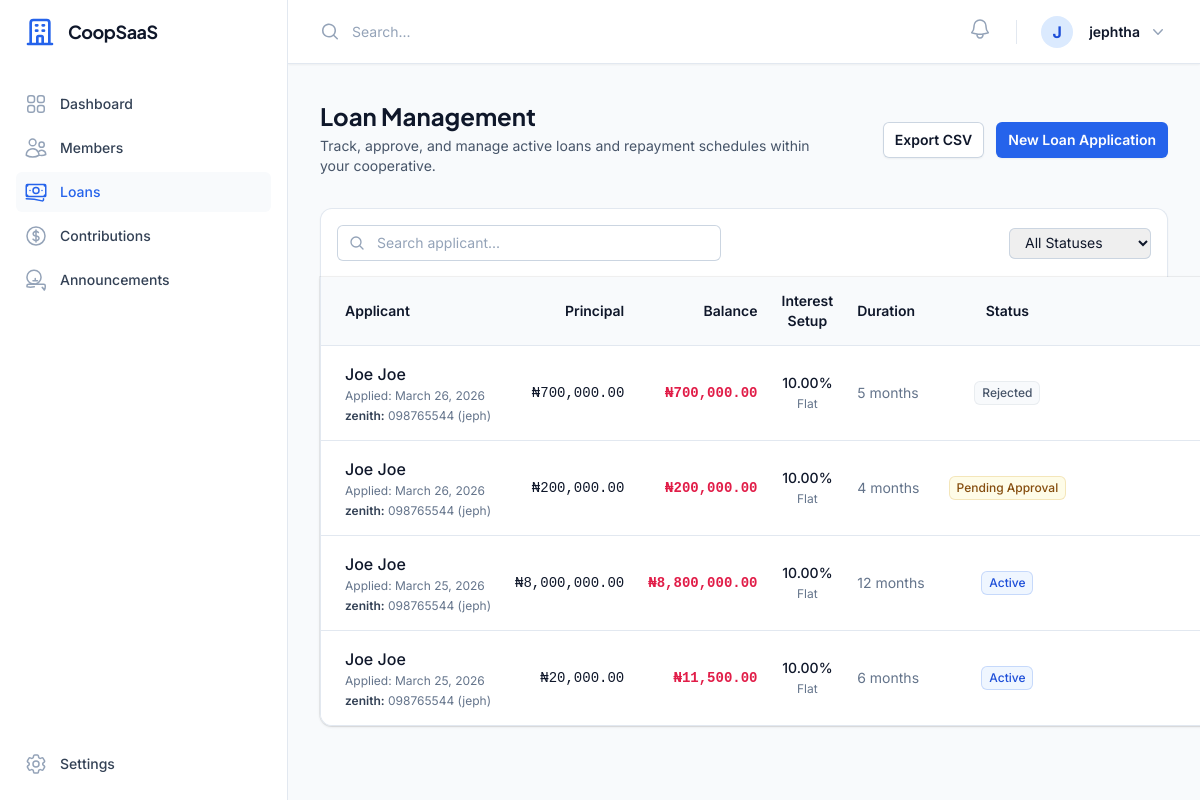
The app's page /loans/management/ (signed in) with its own data.
### apps/accounts/models.py (models this page shows, shortened)
class User(AbstractUser):
    role = models.CharField(max_length=20, choices=UserRole.choices, default=UserRole.MEMBER)
    cooperative = models.ForeignKey(
        'cooperatives.Cooperative', on_delete=models.CASCADE, null=True, blank=True, related_name='users'
    )
    phone = models.CharField(max_length=20, null=True, blank=True)
    address = models.TextField(null=True, blank=True)
    is_active_member = models.BooleanField(default=True)
    join_date = models.DateField(null=True, blank=True)
    is_suspended = models.BooleanField(default=False)
    joined_at = models.DateTimeField(null=True, blank=True)
    gender = models.CharField(max_length=10, choices=[('M','Male'),('F','Female'),('O','Other')], null=True, blank=True)
    must_change_password = models.BooleanField(default=False)
    bank_name = models.CharField(max_length=100, null=True, blank=True)
    account_number = models.CharField(max_length=20, null=True, blank=True)
    account_name = models.CharField(max_length=150, null=True, blank=True)

### apps/loans/models.py (models this page shows, shortened)
class Loan(models.Model):
    member = models.ForeignKey('accounts.User', on_delete=models.CASCADE, related_name='loans')
    cooperative = models.ForeignKey('cooperatives.Cooperative', on_delete=models.CASCADE, related_name='loans')
    amount = models.DecimalField(max_digits=12, decimal_places=2)
    purpose = models.TextField()
    interest_rate = models.DecimalField(max_digits=5, decimal_places=2)
    interest_type = models.CharField(max_length=20, choices=[('FLAT', 'Flat'), ('REDUCING', 'Reducing'), ('MONTHLY', 'Monthly')])
    duration_months = models.IntegerField()
    status = models.CharField(max_length=20, choices=LoanStatus.choices, default=LoanStatus.PENDING)
    application_date = models.DateField(auto_now_add=True)
    approval_date = models.DateField(null=True, blank=True)
    proof_of_payment = models.ImageField(upload_to='loan_proofs/', null=True, blank=True)
    created_at = models.DateTimeField(auto_now_add=True)
    @property
    def total_amount_due(self):
        return self.schedules.aggregate(total=models.Sum('payment_amount'))['total'] or self.amount
    @property
    def total_amount_paid(self):
        from apps.repayments.models import TransactionStatus
        return self.repayments.filter(status=TransactionStatus.APPROVED).aggregate(
            total=models.Sum('amount_paid')
        )['total'] or Decimal('0.00')
    @property
    def balance_remaining(self):
        return self.total_amount_due - self.total_amount_paid

### apps/loans/views.py (the view)
# urls.py: path('management/', CooperativeLoansView.as_view(), name='coop_list'),
class CooperativeLoansView(LoginRequiredMixin, CoopAdminRequiredMixin, ListView):
    model = Loan
    template_name = 'coop_admin/loans_list.html'
    context_object_name = 'loans'
    def get_queryset(self):
        return Loan.objects.filter(cooperative=self.request.user.cooperative).order_by('-created_at')

### apps/cooperatives/views.py (called while the page is built)
    def test_func(self):
        return self.request.user.is_authenticated and self.request.user.role == UserRole.COOP_ADMIN

### apps/notifications/context_processors.py (called while the page is built)
def notification_context(request):
    if request.user.is_authenticated:
        unread_count = Notification.objects.filter(user=request.user, is_read=False).count()
        recent_notifications = Notification.objects.filter(user=request.user).order_by('-created_at')[:5]
        return {
            'unread_notifications_count': unread_count,
            'recent_notifications': recent_notifications,
            'pusher_key': getattr(settings, 'PUSHER_KEY', ''),
            'pusher_cluster': getattr(settings, 'PUSHER_CLUSTER', 'mt1'),
        }
    return {}

### templates/coop_admin/loans_list.html (shortened to what this page needs)
{% extends 'dashboard_base.html' %}
{% load humanize %}
{% block content %}
<div class="sm:flex sm:items-center">
    <div class="sm:flex-auto">
        <h1 class="text-2xl font-bold font-display leading-6 text-slate-900">Loan Management</h1>
        <p class="mt-2 text-sm text-slate-600">Track, approve, and manage active loans and repayment schedules within your cooperative.</p>
    </div>
    <div class="mt-4 sm:ml-16 sm:mt-0 sm:flex-none flex gap-3">
        {% include "components/button.html" with type="outline" text="Export CSV" url="#" %}
        {% url 'loans:add' as add_url %}
        {% include "components/button.html" with type="primary" text="New Loan Application" url=add_url %}
    </div>
</div>
<div class="mt-8 flex items-center justify-between gap-4 bg-white p-4 rounded-t-xl border border-slate-200 border-b-0 shadow-sm">
    <div class="relative max-w-sm flex-1">
        <input type="text" class="block w-full rounded-md border-0 py-1.5 pl-10 pr-3 text-slate-900 ring-1 ring-inset ring-slate-300 placeholder:text-slate-400 focus:ring-2 focus:ring-inset focus:ring-primary-600 sm:text-sm sm:leading-6" placeholder="Search applicant...">
    </div>
    <div class="flex items-center gap-2">
        <select class="rounded-md border-0 py-1.5 pl-3 pr-8 text-slate-900 ring-1 ring-inset ring-slate-300 focus:ring-2 focus:ring-primary-600 sm:text-sm sm:leading-6">
            <option>All Statuses</option>
        </select>
    </div>
</div>
<div class="flow-root">
    <div class="-mx-4 -my-2 overflow-x-auto sm:-mx-6 lg:-mx-8">
        <div class="inline-block min-w-full py-2 align-middle sm:px-6 lg:px-8">
            <div class="overflow-hidden shadow ring-1 ring-black ring-opacity-5 sm:rounded-b-xl border border-t-0 border-slate-200">
                <table class="min-w-full divide-y divide-slate-200">
                    <thead class="bg-slate-50">
                        <tr>
                             <th scope="col" class="py-3.5 pl-4 pr-3 text-left text-sm font-semibold text-slate-900 sm:pl-6">Applicant</th>
                             <th scope="col" class="px-3 py-3.5 text-right text-sm font-semibold text-slate-900">Principal</th>
                             <th scope="col" class="px-3 py-3.5 text-right text-sm font-semibold text-slate-900">Balance</th>
                             <th scope="col" class="px-3 py-3.5 text-center text-sm font-semibold text-slate-900">Interest Setup</th>
                            <th scope="col" class="px-3 py-3.5 text-left text-sm font-semibold text-slate-900">Duration</th>
                            <th scope="col" class="px-3 py-3.5 text-center text-sm font-semibold text-slate-900">Status</th>
                            <th scope="col" class="relative py-3.5 pl-3 pr-4 sm:pr-6">
                            </th>
                        </tr>
                    </thead>
                    <tbody class="divide-y divide-slate-200 bg-white">
                        {% for loan in loans %}
                        <tr class="hover:bg-slate-50 transition-colors group">
                            <td class="whitespace-nowrap py-4 pl-4 pr-3 sm:pl-6">
                                <div class="font-medium text-slate-900">{{ loan.member.get_full_name|default:loan.member.username }}</div>
                                <div class="text-xs text-slate-500 mt-0.5">Applied: {{ loan.application_date|date:"N j, Y" }}</div>
                                <div class="text-xs text-slate-500 mt-1">
                                    {% if loan.member.bank_name %}
                                        <span class="font-semibold text-slate-700">{{ loan.member.bank_name }}:</span> {{ loan.member.account_number }} ({{ loan.member.account_name }})
                                    {% else %}
                                        <span class="text-rose-500 italic">No bank details provided</span>
                                    {% endif %}
                                </div>
                            </td>
                             <td class="whitespace-nowrap px-3 py-4 text-sm text-right font-mono font-medium text-slate-900">
                                 ₦{{ loan.amount|floatformat:2|intcomma }}
                             </td>
                             <td class="whitespace-nowrap px-3 py-4 text-sm text-right font-mono font-bold text-rose-600">
                                 ₦{{ loan.balance_remaining|floatformat:2|intcomma }}
                             </td>
                            <td class="whitespace-nowrap px-3 py-4 text-sm text-center text-slate-500">
                                <span class="block text-slate-900 font-medium">{{ loan.interest_rate }}%</span>
                                <span class="text-xs">{{ loan.get_interest_type_display }}</span>
                            </td>
                            <td class="whitespace-nowrap px-3 py-4 text-sm text-slate-500">
                                {{ loan.duration_months }} months
                            </td>
                            <td class="whitespace-nowrap px-3 py-4 text-sm text-center">
                                {% if loan.status == 'PENDING' %}
                                    <span class="inline-flex items-center rounded-md bg-yellow-50 px-2 py-1 text-xs font-medium text-yellow-800 ring-1 ring-inset ring-yellow-600/20">Pending Approval</span>
                                {% elif loan.status == 'APPROVED' %}
                                    <span class="inline-flex items-center rounded-md bg-green-50 px-2 py-1 text-xs font-medium text-green-700 ring-1 ring-inset ring-green-600/20">Approved</span>
                                {% elif loan.status == 'ACTIVE' %}
                                    <span class="inline-flex items-center rounded-md bg-primary-50 px-2 py-1 text-xs font-medium text-primary-700 ring-1 ring-inset ring-primary-600/20">Active</span>
                                {% elif loan.status == 'COMPLETED' %}
                                    <span class="inline-flex items-center rounded-md bg-slate-50 px-2 py-1 text-xs font-medium text-slate-600 ring-1 ring-inset ring-slate-500/10">Completed</span>
                                {% elif loan.status == 'DEFAULTED' %}
                                    <span class="inline-flex items-center rounded-md bg-red-50 px-2 py-1 text-xs font-medium text-red-700 ring-1 ring-inset ring-red-600/10">Defaulted</span>
                                {% else %}
                                    <span class="inline-flex items-center rounded-md bg-slate-50 px-2 py-1 text-xs font-medium text-slate-600 ring-1 ring-inset ring-slate-500/10">{{ loan.get_status_display }}</span>
                                {% endif %}
                            </td>
                        </tr>
                        {% endfor %}
                    </tbody>
                </table>
            </div>
        </div>
    </div>
</div>
{% endblock %}

### templates/components/topnav.html (shortened to what this page needs)
<div class="sticky top-0 z-40 flex h-16 shrink-0 items-center justify-between gap-x-4 border-b border-slate-200 bg-white px-4 shadow-sm sm:gap-x-6 sm:px-6 lg:px-8">
    <div class="flex flex-1 gap-x-4 self-stretch lg:gap-x-6">
        <form class="relative flex flex-1" action="#" method="GET">
            <input id="search-field" class="block h-full w-full border-0 py-0 pl-8 pr-0 text-slate-900 placeholder:text-slate-400 focus:ring-0 sm:text-sm" placeholder="Search..." type="search" name="search">
        </form>
        <div class="flex items-center gap-x-4 lg:gap-x-6">
            <div class="relative" x-data="{ open: false }">
                <button type="button" @click="open = !open" @click.outside="open = false" class="-m-2.5 p-2.5 text-slate-400 hover:text-slate-500 relative" id="notification-bell-btn">
                    <svg id="notification-bell-icon" class="h-6 w-6 {% if unread_notifications_count > 0 %}animate-swing{% endif %}" fill="none" viewBox="0 0 24 24" stroke-width="1.5" stroke="currentColor" aria-hidden="true">
                        <path stroke-linecap="round" stroke-linejoin="round" d="M14.857 17.082a23.848 23.848 0 005.454-1.31A8.967 8.967 0 0118 9.75v-.7V9A6 6 0 006 9v.75a8.967 8.967 0 01-2.312 6.022c1.733.64 3.56 1.085 5.455 1.31m5.714 0a24.255 24.255 0 01-5.714 0m5.714 0a3 3 0 11-5.714 0" />
                    </svg>
                </button>
            </div>
            <div class="relative" x-data="{ open: false }">
                <button type="button" @click="open = !open" @click.outside="open = false" class="-m-1.5 flex items-center p-1.5" id="user-menu-button" aria-expanded="false" aria-haspopup="true">
                    <div class="h-8 w-8 rounded-full bg-primary-100 flex items-center justify-center text-primary-700 font-bold">
                        {{ user.username|make_list|first|upper }}
                    </div>
                    <span class="hidden lg:flex lg:items-center">
                        <span class="ml-4 text-sm font-semibold leading-6 text-slate-900" aria-hidden="true">{{ user.get_full_name|default:user.username }}</span>
                        <svg class="ml-2 h-5 w-5 text-slate-400" viewBox="0 0 20 20" fill="currentColor" aria-hidden="true">
                            <path fill-rule="evenodd" d="M5.23 7.21a.75.75 0 011.06.02L10 11.168l3.71-3.938a.75.75 0 111.08 1.04l-4.25 4.5a.75.75 0 01-1.08 0l-4.25-4.5a.75.75 0 01.02-1.06z" clip-rule="evenodd" />
                        </svg>
                    </span>
                </button>
            </div>
        </div>
    </div>
</div>

### records on screen
User: username|make_list "J", get_full_name "jephtha"
Loan: member.get_full_name "Joe Joe", application_date "March 26, 2026", member.bank_name "zenith", member.account_number "098765544", member.account_name "jeph", amount "700,000.00", balance_remaining "700,000.00", interest_rate "10.00", interest_type "Flat", duration_months "5", status "Rejected"
Loan: member.get_full_name "Joe Joe", application_date "March 26, 2026", member.bank_name "zenith", member.account_number "098765544", member.account_name "jeph", amount "200,000.00", balance_remaining "200,000.00", interest_rate "10.00", interest_type "Flat", duration_months "4", status "Pending Approval"
Loan: member.get_full_name "Joe Joe", application_date "March 25, 2026", member.bank_name "zenith", member.account_number "098765544", member.account_name "jeph", amount "8,000,000.00", balance_remaining "8,800,000.00", interest_rate "10.00", interest_type "Flat", duration_months "12", status "Active"
Loan: member.get_full_name "Joe Joe", application_date "March 25, 2026", member.bank_name "zenith", member.account_number "098765544", member.account_name "jeph", amount "20,000.00", balance_remaining "11,500.00", interest_rate "10.00", interest_type "Flat", duration_months "6", status "Active"

### other values on screen
{{ text }} "Export CSV New Loan Application"
